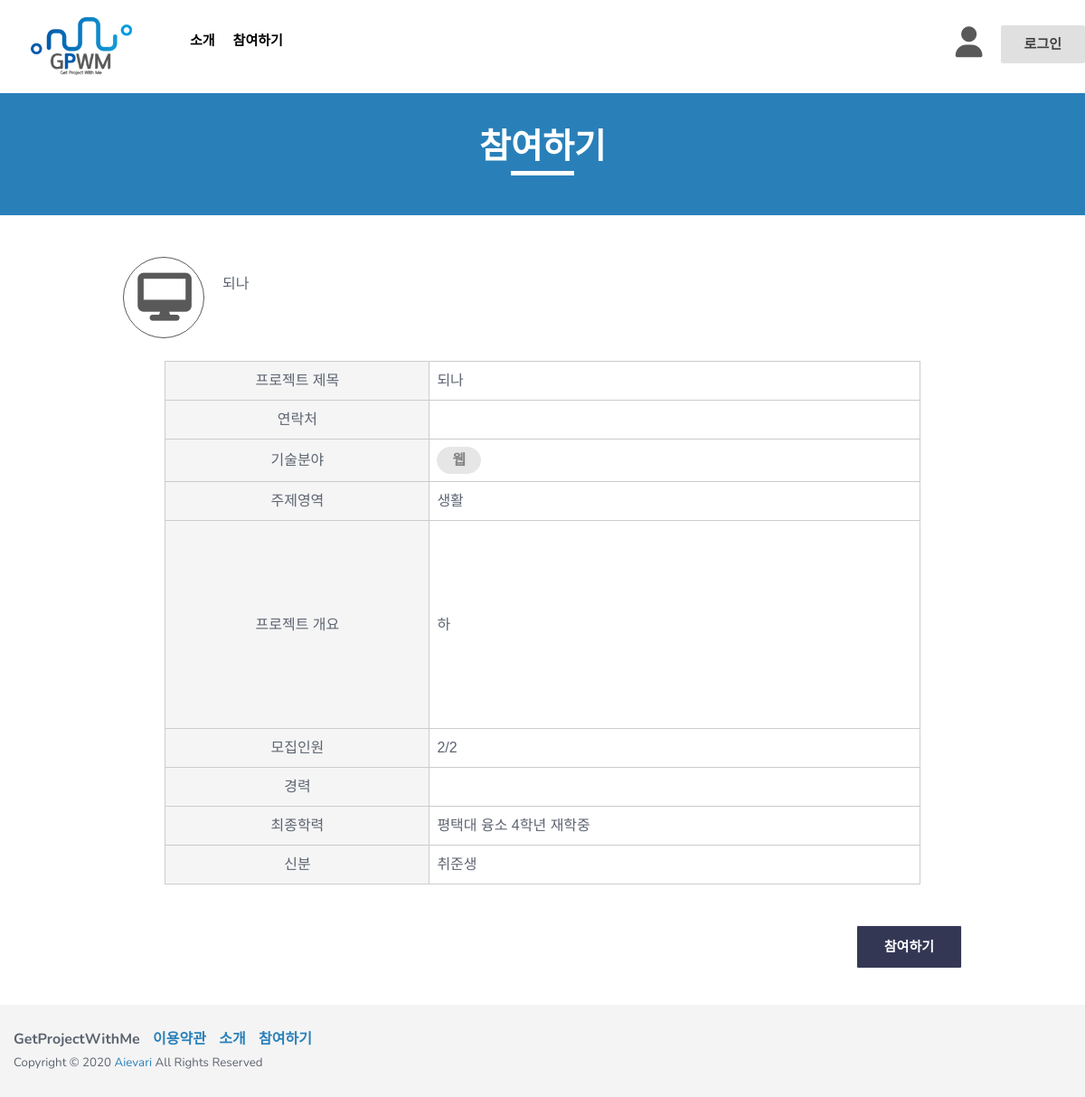
/board/posting/8/, run on the app's committed database.
### board/models.py (models this page shows, shortened)
class Writing(models.Model):
    TECHNICAL_CHOICES = {
       ('웹', '웹'),
       ('앱', '앱'),
       ('게임', '게임'),
       ('인공지능', '인공지능'),
       ('기타', '기타')
    }
    TOPIC_CHOICES = {
       ('생활', '생활'),
       ('업무', '업무'),
       ('공공/교통', '공공/교통'),
       ('금융/핀테크', '금융/핀테크'),
       ('의료', '의료'),
       ('교육', '교육'),
       ('유통/쇼핑', '유통/쇼핑'),
       ('엔터테인먼트', '엔터테인먼트'),
       ('기타', '기타')
    }
    IDENTITY_CHOICES = {
       ('학생', '학생'),
       ('취준생', '취준생'),
       ('직장인', '직장인'),
       ('기타','기타')
    }
    author = models.ForeignKey(User, on_delete=models.CASCADE, null=False)  # 유저모델과 연결!
    title = models.CharField(max_length=200, default = '') #프로젝트 개요
    technical_field = models.CharField(max_length=80, choices=TECHNICAL_CHOICES, default = '') #기술분야
    topic_area = models.CharField(max_length=80, choices=TOPIC_CHOICES, default = '')#주제영역
    content = models.TextField('프로젝트 개요서 첨부')  # 프로젝트 개요서 첨부
    team = models.CharField(max_length=30, default = '')#모집인원
    최종학력 = models.CharField(max_length=200, default = '')
    신분 = models.CharField(max_length=200, choices=IDENTITY_CHOICES, default = '')
    like = models.ManyToManyField(User, related_name='likes',blank=True)
    like_count = models.PositiveIntegerField(default=0) #0또는 양수만 받는 필드
    create_date = models.DateTimeField(auto_now_add=True)  # 글이 만들어지면 자동 작성.
    modify_date = models.DateTimeField(null=True, blank=True)  # 수정할 때마다 갱신.(뷰에서 제어)

### board/views.py (the view)
# urls.py: path('posting/<int:pk>/', views.posting, name='posting'),
def posting(request, pk):
    post = Writing.objects.get(pk=pk)
    return render(request, 'posting.html', {'post':post})

### board/templates/posting.html (shortened to what this page needs)
<!DOCTYPE html>
<html class="no-js" lang="en">
  <head>
    <link rel="stylesheet" href="/static/css/bootstrap.min.css" />
    <link rel="stylesheet" href="/static/css/owl.carousel.css" />
    <link rel="stylesheet" href="/static/css/owl.transitions.css" />
    <link rel="stylesheet" href="/static/css/animate.css" />
    <link rel="stylesheet" href="/static/css/meanmenu.min.css" />
    <link rel="stylesheet" href="/static/css/font-awesome.min.css" />
    <link rel="stylesheet" href="/static/css/themify-icons.css" />
    <link rel="stylesheet" href="/static/css/flaticon.css" />
    <link rel="stylesheet" href="/static/css/magnific.min.css" />
    <link rel="stylesheet" href="/static/css/style.css" />
    <link rel="stylesheet" href="/static/css/responsive.css" />
  </head>
  <body>
    <header class="header-one">
      <div id="sticker" class="header-area hidden-xs">
        <div class="container">
          <div class="row">
            <div class="col-md-12 col-sm-12">
              <div class="row">
                <div class="col-md-2 col-sm-3">
                  <div class="logo">
                    <a
                      class="navbar-brand page-scroll white-logo"
                      href="{% url "main" %}"
                    >
                      <img src="/static/img/logo/GPWM_logo.png" alt="" />
                    </a>
                  </div>
                </div>
                <div class="col-md-10 col-sm-9">
                  <div class="header-right-link usericonflex">
                    <div class="usericon">
                      <a class="pages iconcolor" href="{% url "mypage" %}"
                        ><i class="fa-solid fa-user"></i
                      ></a>
                    </div>
                    <div class="loginm">
                        {% if user.is_authenticated %}
                        <a class="s-menu" href="{% url "logout" %}">{{ user.username }}(로그아웃)</a>
                        {% else %}
                        <a class="s-menu" href="{% url "login" %}">로그인</a>
                        {% endif %}
                    </div>
                  </div>
                  <nav class="navbar navbar-default">
                    <div class="collapse navbar-collapse" id="navbar-example">
                      <div class="main-menu">
                        <ul class="nav navbar-nav navbar-right">
                          <li>
                            <a class="pages" href="{% url "introduce" %}">소개</a>
                          </li>
                          <li>
                            <a href="{% url "list" %}">참여하기</a>
                          </li>
                        </ul>
                      </div>
                    </div>
                  </nav>
                </div>
              </div>
            </div>
          </div>
        </div>
      </div>
    </header>
    <div class="page-area">
      <div class="breadcumb-overlay"></div>
      <div class="container">
        <div class="row">
          <div class="col-md-12 col-sm-12 col-xs-12">
            <div class="breadcrumb text-center">
              <div class="section-headline white-headline">
                <h3>참여하기</h3>
                <hr />
              </div>
            </div>
          </div>
        </div>
      </div>
    </div>
    <div class="support-service-area fix prostart">
      <div class="container conwidth">
        <div class="row">
          <div>
            <a class="support-images" href="#"
              ><i class="fa-solid fa-desktop cateicon"></i
            ></a>
            <p class="protitle">{{post.title}}</p>
            <p class="protitle proname">{{post.author.last_name}}</p>
          </div>
        </div>
      </div>
    </div>
    <div class="support-service-area fix prostart">
      <div class="container conwidth">
        <div class="row">
          <div class="col-md-12 col-sm-12 col-xs-12">
            <div class="deposite-content">
              <div class="diposite-box">
                <div class="deposite-table">
                  <table>
                    <tr>
                      <td>프로젝트 제목</td>
                      <td class="tdright">{{post.title}}</td>
                    </tr>
                    <tr>
                        <td>연락처</td>
                        <td class="tdright">{{post.author.email}}</td>
                      </tr>
                    <tr>
                      <td>기술분야</td>
                      <td class="tdright">
                        <h6 class="catename procate">{{post.technical_field}}</h6>
                      </td>
                    </tr>
                    <tr>
                      <td>주제영역</td>
                      <td class="tdright">{{post.topic_area}}</td>
                    </tr>
                    <tr>
                      <td>프로젝트 개요</td>
                      <td class="tdright profile_pdf">
                        {{post.content}}
                      </td>
                    </tr>
                    <tr>
                      <td>모집인원</td>
                      <td class="tdright">{{post.like_count}}/{{post.team}}</td>
                    </tr>
                    <tr>
                      <td>경력</td>
                      <td class="tdright">{{post.author.first_name}}</td>
                    </tr>
                    <tr>
                      <td>최종학력</td>
                      <td class="tdright">{{post.최종학력}}</td>
                    </tr>
                    <tr>
                      <td>신분</td>
                      <td class="tdright">{{post.신분}}</td>
                    </tr>
                  </table>
                </div>
              </div>
            </div>
          </div>
        </div>
        <div class="col-md-12 col-sm-12 col-xs-12 disf">
          {% if user in post.like.all %}
          <a id="signup" class="login-btn proenroll pad" href="{% url 'likes' post.id %}"
            >참여취소</a
          >
          {% else %}
          <a id="signup" class="login-btn proenroll pad" href="{% url 'likes' post.id %}"
            >참여하기</a
          >
          {% endif %}
        </div>
      </div>
    </div>
    <footer class="footer1">
      <div class="footer-area-bottom">
        <div class="container">
          <div class="row">
            <div class="col-md-6 col-sm-6 col-xs-12">
              <div class="copyright">
                <p class="fontwei">
                  <span>GetProjectWithMe</span>
                  <span><a href="#" class="colorblue">이용약관</a></span>
                  <span
                    ><a href="{% url "introduce" %}" class="colorblue">소개</a></span
                  >
                  <span
                    ><a href="{% url "list" %}" class="colorblue">참여하기</a></span
                  >
                </p>
                <p class="txtsiz">
                  Copyright © 2020
                  <a href="#">Aievari</a> All Rights Reserved
                </p>
              </div>
            </div>
          </div>
        </div>
      </div>
    </footer>
  </body>
</html>

### loginapp/static/css/responsive.css (style rules this page uses)
@media (min-width: 992px) and (max-width: 1269px) { .header-right-link { margin-left: 10px; } }
@media (min-width: 992px) and (max-width: 1269px) { .main-menu ul.navbar-nav li a { font-size: 15px; padding: 35px 10px; } }
@media (min-width: 992px) and (max-width: 1269px) { .diposite-box { width: 90%; } }

### data on the page
Writing: title "되나", technical_field "웹", topic_area "생활", content "하", like_count "2", team "2", 최종학력 "평택대 융소 4학년 재학중", 신분 "취준생"
